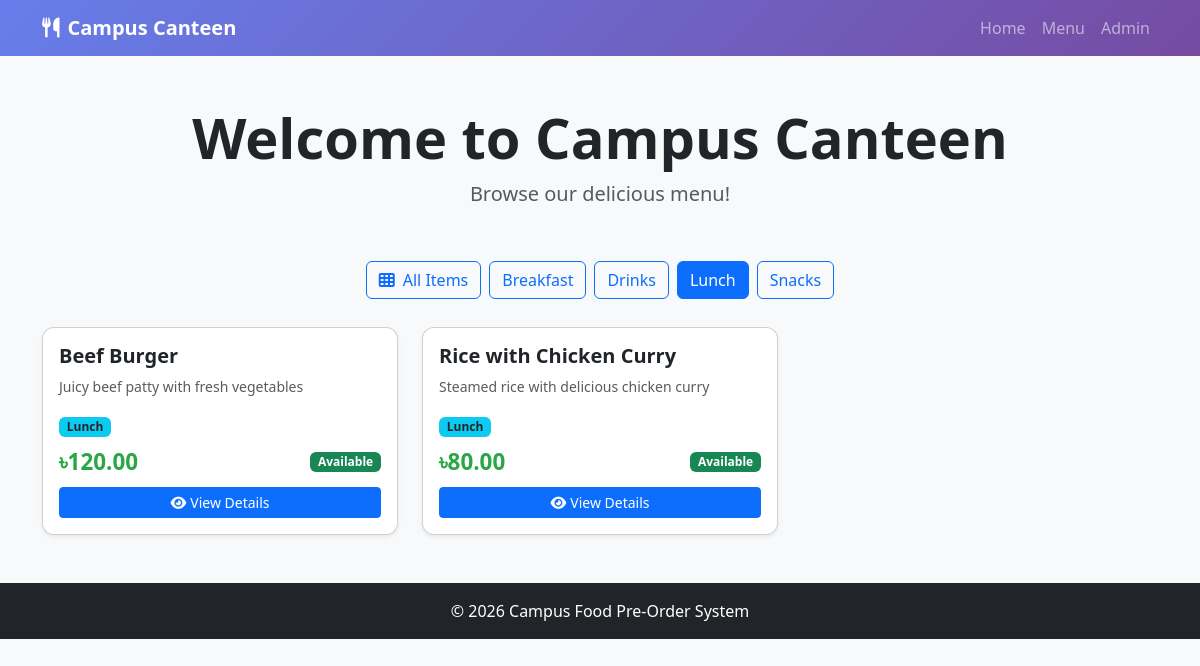
Page /?category=lunch on the committed database.
### canteen/models.py (models this page shows, shortened)
class Category(models.Model):
    CATEGORY_CHOICES = [
        ('breakfast', 'Breakfast'),
        ('lunch', 'Lunch'),
        ('snacks', 'Snacks'),
        ('drinks', 'Drinks'),
    ]
    name = models.CharField(max_length=50, choices=CATEGORY_CHOICES, unique=True)
    description = models.TextField(blank=True)
    created_at = models.DateTimeField(auto_now_add=True)
    class Meta:
        verbose_name_plural = "Categories"
        ordering = ['name']

class FoodItem(models.Model):
    category = models.ForeignKey(
        Category,
        on_delete=models.CASCADE,
        related_name='food_items'
    )
    name = models.CharField(max_length=200)
    description = models.TextField(blank=True)
    price = models.DecimalField(max_digits=6, decimal_places=2)
    image = models.ImageField(upload_to='food_images/', blank=True, null=True)
    is_available = models.BooleanField(default=True)
    created_at = models.DateTimeField(auto_now_add=True)
    updated_at = models.DateTimeField(auto_now=True)
    class Meta:
        ordering = ['category', 'name']
    def get_availability_status(self):
        return "Available" if self.is_available else "Sold Out"

### canteen/views.py (the view)
# urls.py: path('', views.home, name='home'),
def home(request):
    selected_category = request.GET.get('category', 'all')
    categories = Category.objects.all()
    if selected_category == 'all':
        food_items = FoodItem.objects.filter(is_available=True)
    else:
        food_items = FoodItem.objects.filter(
            category__name=selected_category,
            is_available=True
        )
    context = {
        'food_items': food_items,
        'categories': categories,
        'selected_category': selected_category,
    }
    return render(request, 'canteen/home.html', context)

### canteen/templates/canteen/home.html (shortened to what this page needs)
{% extends 'canteen/base.html' %}
{% block content %}
<div class="container my-5">
    <div class="text-center mb-5">
        <h1 class="display-4 fw-bold">Welcome to Campus Canteen</h1>
        <p class="lead text-muted">Browse our delicious menu!</p>
    </div>
    <div class="d-flex justify-content-center mb-4 flex-wrap">
        <a href="?category=all" class="btn {% if selected_category == 'all' %}btn-primary{% else %}btn-outline-primary{% endif %} m-1">
            <i class="fas fa-th me-2"></i>All Items
        </a>
        {% for category in categories %}
            <a href="?category={{ category.name }}" class="btn {% if selected_category == category.name %}btn-primary{% else %}btn-outline-primary{% endif %} m-1">
                {{ category.get_name_display }}
            </a>
        {% endfor %}
    </div>
    <div class="row g-4">
        {% for item in food_items %}
            <div class="col-md-6 col-lg-4">
                <div class="card food-card shadow-sm h-100">
                    <div class="card-body">
                        <h5 class="card-title fw-bold">{{ item.name }}</h5>
                        <p class="text-muted small">{{ item.description|truncatewords:15 }}</p>
                        <span class="badge bg-info text-dark mb-2">{{ item.category.get_name_display }}</span>
                        <div class="d-flex justify-content-between align-items-center">
                            <span class="price-tag">৳{{ item.price }}</span>
                            <span class="badge {% if item.is_available %}bg-success{% else %}bg-danger{% endif %}">
                                {{ item.get_availability_status }}
                            </span>
                        </div>
                        <a href="{% url 'canteen:food_detail' item.id %}" class="btn btn-sm btn-primary mt-2 w-100">
                            <i class="fas fa-eye me-1"></i>View Details
                        </a>
                    </div>
                </div>
            </div>
        {% empty %}
            <div class="col-12">
                <div class="alert alert-info text-center">
                    <h4>No food items available</h4>
                </div>
            </div>
        {% endfor %}
    </div>
</div>
{% endblock %}

### canteen/templates/canteen/base.html (style rules this page uses)
body { background-color: #f8f9fa; }
.food-card { transition: transform 0.3s; border-radius: 12px; }
.price-tag { font-size: 1.4rem; font-weight: bold; color: #28a745; }

### rows in the picture
Category: name "Breakfast"
Category: name "Drinks"
Category: name "Lunch"
Category: name "Snacks"
FoodItem: name "Beef Burger", description "Juicy beef patty with fresh vegetables", category.name "Lunch", price "120.00", get_availability_status "Available"
FoodItem: name "Rice with Chicken Curry", description "Steamed rice with delicious chicken curry", category.name "Lunch", price "80.00", get_availability_status "Available"
